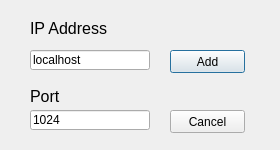
<?xml version="1.0" encoding="UTF-8"?>
<ui version="4.0">
 <class>AddFriend</class>
 <widget class="QDialog" name="AddFriend">
  <property name="geometry">
   <rect>
    <x>0</x>
    <y>0</y>
    <width>280</width>
    <height>150</height>
   </rect>
  </property>
  <property name="windowTitle">
   <string>Dialog</string>
  </property>
  <widget class="QLineEdit" name="lineEdit">
   <property name="geometry">
    <rect>
     <x>30</x>
     <y>50</y>
     <width>120</width>
     <height>20</height>
    </rect>
   </property>
   <property name="text">
    <string>localhost</string>
   </property>
  </widget>
  <widget class="QLineEdit" name="lineEdit_2">
   <property name="geometry">
    <rect>
     <x>30</x>
     <y>110</y>
     <width>120</width>
     <height>20</height>
    </rect>
   </property>
   <property name="text">
    <string>1024</string>
   </property>
  </widget>
  <widget class="QLabel" name="label">
   <property name="geometry">
    <rect>
     <x>30</x>
     <y>20</y>
     <width>91</width>
     <height>16</height>
    </rect>
   </property>
   <property name="font">
    <font>
     <pointsize>12</pointsize>
    </font>
   </property>
   <property name="text">
    <string>IP Address</string>
   </property>
  </widget>
  <widget class="QLabel" name="label_2">
   <property name="geometry">
    <rect>
     <x>30</x>
     <y>90</y>
     <width>47</width>
     <height>13</height>
    </rect>
   </property>
   <property name="font">
    <font>
     <pointsize>12</pointsize>
    </font>
   </property>
   <property name="text">
    <string>Port</string>
   </property>
  </widget>
  <widget class="QPushButton" name="pushButton">
   <property name="geometry">
    <rect>
     <x>170</x>
     <y>50</y>
     <width>75</width>
     <height>23</height>
    </rect>
   </property>
   <property name="text">
    <string>Add</string>
   </property>
  </widget>
  <widget class="QPushButton" name="pushButton_2">
   <property name="geometry">
    <rect>
     <x>170</x>
     <y>110</y>
     <width>75</width>
     <height>23</height>
    </rect>
   </property>
   <property name="text">
    <string>Cancel</string>
   </property>
  </widget>
 </widget>
 <resources/>
 <connections/>
</ui>
